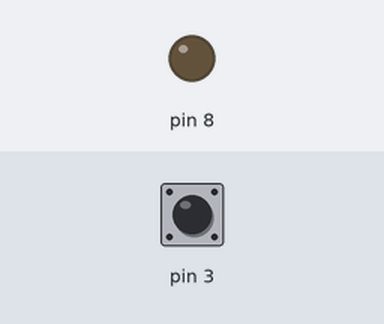
Simulated run of this sketch. Board: Arduino Uno, built with avr-gcc and run on an emulated ATmega328P. Shown: output pins drawn as LEDs (lit = HIGH). The test bench sets the inputs (shaded band); at power-on: pin 3 HIGH.

Above: at 1.2 s.
1.3 s: pin 3 pulled LOW for 1 s
At 2.1 s:
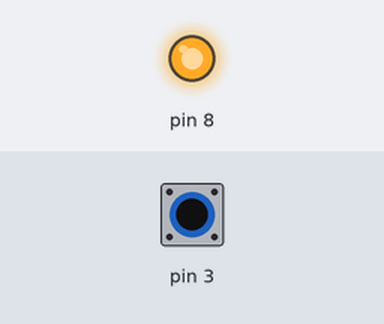
3.8 s: pin 3 pulled LOW for 3.2 s
At 8.2 s:
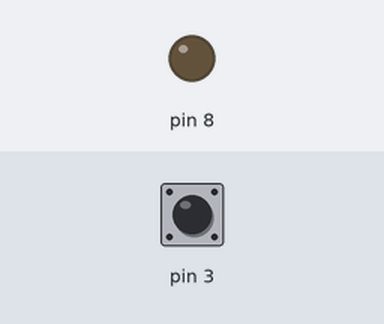
Timing chart, 0 to 9.7 s (numbered marks = the images above; inputs shaded):
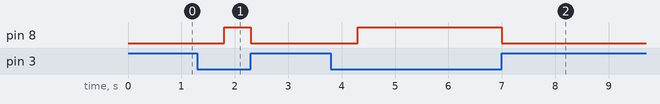

Measured:
- after the input at 1.3 s, pin 8: LOW → HIGH after 0.50 s, → LOW 0.50 s later
- after the input at 3.8 s, pin 8: LOW → HIGH after 0.50 s, → LOW 2.7 s later

The sketch:

reference.ino
```cpp
unsigned long down=0; bool held=false;
void setup(){pinMode(3,INPUT_PULLUP);pinMode(8,OUTPUT);}
void loop(){
  if(digitalRead(3)==LOW){
    if(!held){ held=true; down=millis(); }
    digitalWrite(8, millis()-down>=500 ? HIGH : LOW);
  } else { held=false; digitalWrite(8,LOW); }
}
```
